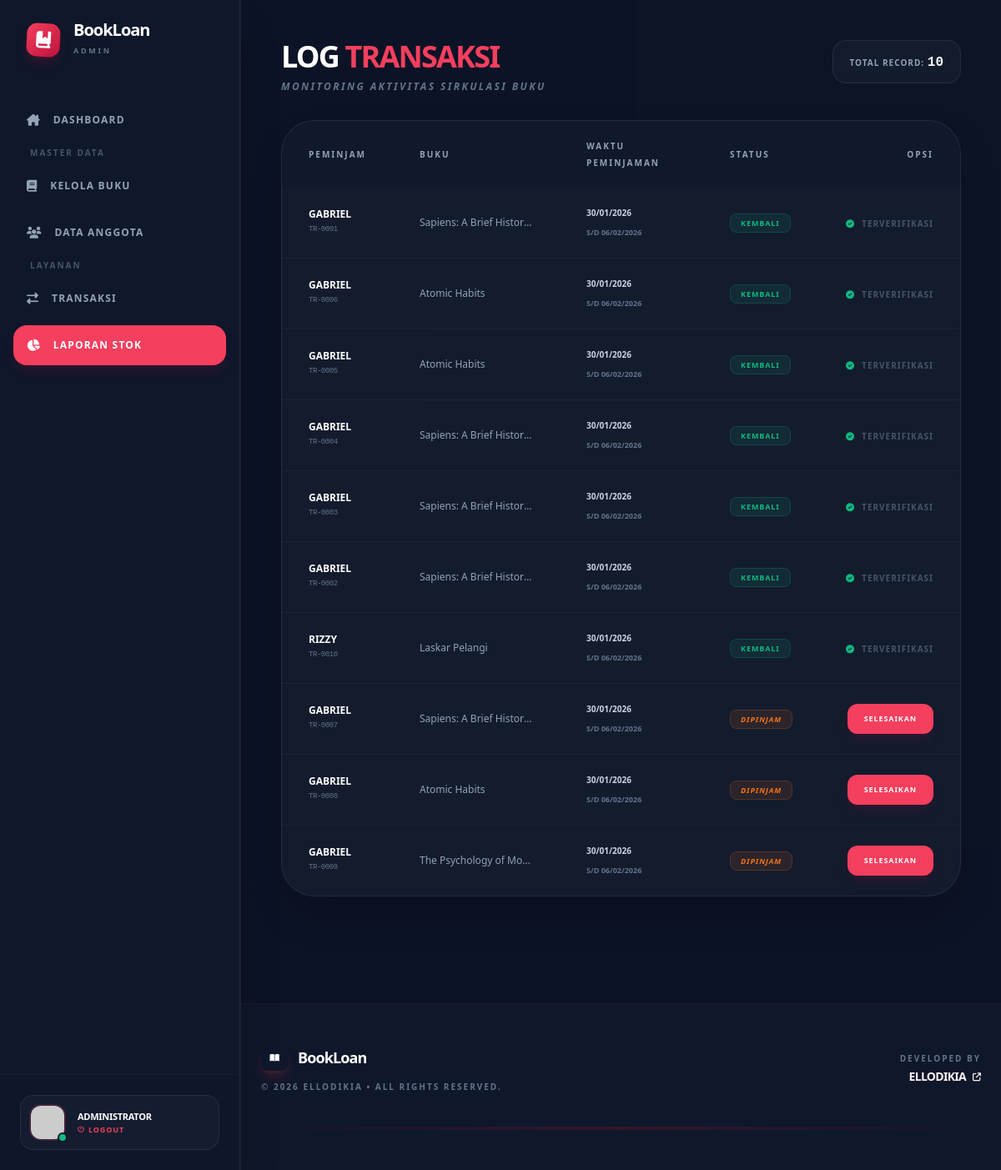
Page /admin/stok.php (signed in) on the committed database.
### tables this page shows
CREATE TABLE `transaksi` (
  `id_transaksi` int(11) NOT NULL,
  `id_anggota` int(11) DEFAULT NULL,
  `id_buku` int(11) DEFAULT NULL,
  `tanggal_pinjam` date NOT NULL,
  `jatuh_tempo` date NOT NULL,
  `tanggal_kembali` date DEFAULT NULL,
  `status` enum('dipinjam','dikembalikan') DEFAULT 'dipinjam'
);

CREATE TABLE `anggota` (
  `id_anggota` int(11) NOT NULL,
  `nama_siswa` varchar(100) NOT NULL,
  `no_telp` varchar(15) DEFAULT NULL,
  `alamat` text DEFAULT NULL
);

CREATE TABLE `buku` (
  `id_buku` int(11) NOT NULL,
  `judul_buku` varchar(255) NOT NULL,
  `pengarang` varchar(100) DEFAULT NULL,
  `gambar` varchar(255) DEFAULT 'default_book.png',
  `penerbit` varchar(100) DEFAULT NULL,
  `tahun_terbit` year(4) DEFAULT NULL,
  `stok` int(11) DEFAULT 0,
  `stok_tersedia` int(11) DEFAULT 0
);

### admin/stok.php (the view, shortened to what this page needs)
<?php
$koneksi = mysqli_connect("localhost", "root", "", "db_gabriel_perpustakaan");
$query = "SELECT t.*, a.nama_siswa, b.judul_buku
          FROM transaksi t
          JOIN anggota a ON t.id_anggota = a.id_anggota
          JOIN buku b ON t.id_buku = b.id_buku
          ORDER BY t.status DESC, t.tanggal_pinjam DESC";
$tampil = mysqli_query($koneksi, $query);
?>
<!doctype html>
<html lang="id">
<head>
    <script src="https://cdn.tailwindcss.com"></script>
    <link rel="stylesheet" href="https://cdnjs.cloudflare.com/ajax/libs/font-awesome/6.4.2/css/all.min.css">
</head>
<body class="font-sans text-slate-300 overflow-hidden"> <div class="flex h-screen overflow-hidden relative"> <div class="no-print h-full shrink-0 border-r border-slate-800/50 shadow-2xl z-50">
            <?php include "../include/sidebar_admin.php" ?>
        </div>
        <main class="flex-1 min-w-0 h-full overflow-y-auto custom-scroll main-content bg-slate-950/20">
            <div class="p-4 md:p-10 lg:p-12">
                <div class="mb-8 flex flex-col md:flex-row md:items-end justify-between gap-4">
                    <div>
                        <h1 class="text-2xl md:text-4xl font-black text-white uppercase tracking-tighter leading-none">
                            Log <span class="text-rose-500">Transaksi</span>
                        </h1>
                        <p class="text-slate-500 text-[9px] md:text-xs font-bold uppercase tracking-[0.2em] mt-2 italic">Monitoring Aktivitas Sirkulasi Buku</p>
                    </div>
                    <div class="bg-slate-800/40 border border-slate-700/50 px-5 py-3 rounded-2xl backdrop-blur-sm self-start">
                        <span class="text-[10px] font-black uppercase tracking-widest text-slate-400">Total Record: </span>
                        <span class="text-white font-mono font-bold"><?= mysqli_num_rows($tampil) ?></span>
                    </div>
                </div>
                <div class="hidden lg:block bg-slate-800/40 rounded-[2.5rem] border border-slate-700/50 overflow-hidden shadow-2xl backdrop-blur-sm">
                    <table class="w-full text-left text-sm">
                        <thead class="bg-slate-900/50 text-slate-400 uppercase text-[10px] font-black tracking-[0.2em]">
                            <tr>
                                <th class="px-8 py-5">Peminjam</th>
                                <th class="px-8 py-5">Buku</th>
                                <th class="px-8 py-5">Waktu Peminjaman</th>
                                <th class="px-8 py-5">Status</th>
                                <th class="px-8 py-5 text-right">Opsi</th>
                            </tr>
                        </thead>
                        <tbody class="divide-y divide-slate-700/30 text-slate-400">
                            <?php while($data = mysqli_fetch_assoc($tampil)): ?>
                            <tr class="hover:bg-slate-700/20 transition-colors">
                                <td class="px-8 py-5">
                                    <div class="text-white font-bold uppercase text-xs"><?= $data['nama_siswa'] ?></div>
                                    <div class="text-[9px] text-slate-500 font-mono tracking-tighter uppercase">TR-<?= str_pad($data['id_transaksi'], 4, '0', STR_PAD_LEFT) ?></div>
                                </td>
                                <td class="px-8 py-5 text-xs font-medium max-w-[200px] truncate"><?= $data['judul_buku'] ?></td>
                                <td class="px-8 py-5">
                                    <div class="text-[10px] font-bold text-slate-300"><?= date('d/m/Y', strtotime($data['tanggal_pinjam'])) ?></div>
                                    <div class="text-[9px] mt-1 <?= (strtotime(date('Y-m-d')) > strtotime($data['jatuh_tempo']) && $data['status'] == 'dipinjam') ? 'text-rose-500 font-black italic animate-pulse' : 'text-slate-500 font-bold' ?>">
                                        S/D <?= date('d/m/Y', strtotime($data['jatuh_tempo'])) ?>
                                    </div>
                                </td>
                                <td class="px-8 py-5">
                                    <?php if($data['status'] == 'dipinjam'): ?>
                                        <span class="bg-orange-500/10 text-orange-500 px-3 py-1 rounded-lg text-[9px] font-black border border-orange-500/20 uppercase tracking-widest italic">Dipinjam</span>
                                    <?php else: ?>
                                        <span class="bg-emerald-500/10 text-emerald-500 px-3 py-1 rounded-lg text-[9px] font-black border border-emerald-500/20 uppercase tracking-widest">Kembali</span>
                                    <?php endif; ?>
                                </td>
                                <td class="px-8 py-5 text-right">
                                    <?php if($data['status'] == 'dipinjam'): ?>
                                        <a href="?aksi=kembali&id=<?= $data['id_transaksi'] ?>&buku=<?= $data['id_buku'] ?>"
                                           onclick="return confirm('Konfirmasi pengembalian buku ini?')"
                                           class="inline-block bg-rose-500 hover:bg-rose-600 text-white text-[9px] font-black py-2 px-5 rounded-xl transition-all shadow-lg shadow-rose-900/20 uppercase tracking-widest">
                                           Selesaikan
                                        </a>
                                    <?php else: ?>
                                        <span class="text-slate-600 text-[10px] font-black uppercase tracking-widest inline-flex items-center gap-2">
                                            <i class="fa-solid fa-circle-check text-emerald-500"></i> Terverifikasi
                                        </span>
                                    <?php endif; ?>
                                </td>
                            </tr>
                            <?php endwhile; ?>
                        </tbody>
                    </table>
                </div>
            </div>
            <?php include "../include/footer_admin.php" ?>
        </main>
    </div>
</body>
</html>

### admin/stok.php (style rules this page uses)
body { background-color: #0f172a; -webkit-tap-highlight-color: transparent; }

### rows in the picture
transaksi: id_anggota.nama_siswa "GABRIEL", id_transaksi "0001", id_buku.judul_buku "Sapiens: A Brief Histor…", tanggal_pinjam "30/01/2026", jatuh_tempo "06/02/2026", status "KEMBALI"
transaksi: id_anggota.nama_siswa "GABRIEL", id_transaksi "0006", id_buku.judul_buku "Atomic Habits", tanggal_pinjam "30/01/2026", jatuh_tempo "06/02/2026", status "KEMBALI"
transaksi: id_anggota.nama_siswa "GABRIEL", id_transaksi "0005", id_buku.judul_buku "Atomic Habits", tanggal_pinjam "30/01/2026", jatuh_tempo "06/02/2026", status "KEMBALI"
transaksi: id_anggota.nama_siswa "GABRIEL", id_transaksi "0004", id_buku.judul_buku "Sapiens: A Brief Histor…", tanggal_pinjam "30/01/2026", jatuh_tempo "06/02/2026", status "KEMBALI"
transaksi: id_anggota.nama_siswa "GABRIEL", id_transaksi "0003", id_buku.judul_buku "Sapiens: A Brief Histor…", tanggal_pinjam "30/01/2026", jatuh_tempo "06/02/2026", status "KEMBALI"
transaksi: id_anggota.nama_siswa "GABRIEL", id_transaksi "0002", id_buku.judul_buku "Sapiens: A Brief Histor…", tanggal_pinjam "30/01/2026", jatuh_tempo "06/02/2026", status "KEMBALI"
transaksi: id_anggota.nama_siswa "RIZZY", id_transaksi "0010", id_buku.judul_buku "Laskar Pelangi", tanggal_pinjam "30/01/2026", jatuh_tempo "06/02/2026", status "KEMBALI"
transaksi: id_anggota.nama_siswa "GABRIEL", id_transaksi "0007", id_buku.judul_buku "Sapiens: A Brief Histor…", tanggal_pinjam "30/01/2026", jatuh_tempo "06/02/2026", status "DIPINJAM"
transaksi: id_anggota.nama_siswa "GABRIEL", id_transaksi "0008", id_buku.judul_buku "Atomic Habits", tanggal_pinjam "30/01/2026", jatuh_tempo "06/02/2026", status "DIPINJAM"
transaksi: id_anggota.nama_siswa "GABRIEL", id_transaksi "0009", id_buku.judul_buku "The Psychology of Mo…", tanggal_pinjam "30/01/2026", jatuh_tempo "06/02/2026", status "DIPINJAM"

### other values in the picture
mysqli_num_rows($tampil) "10"
